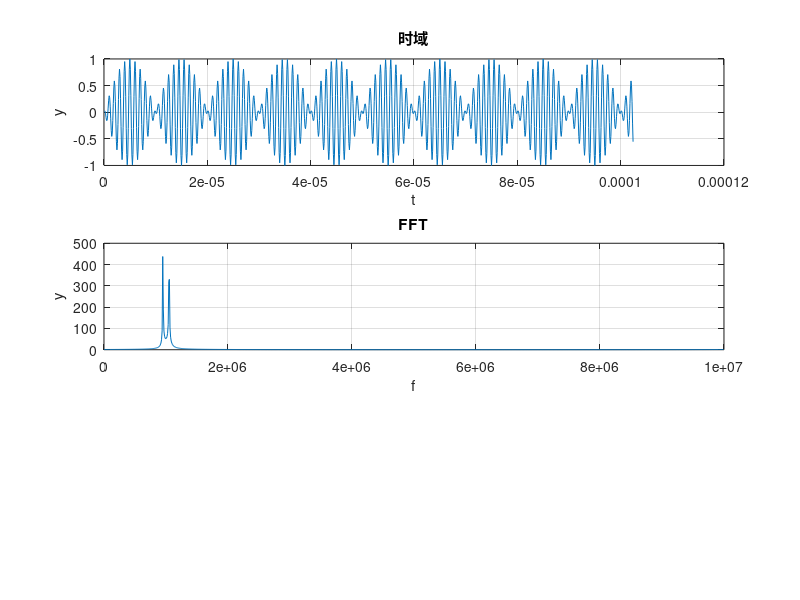

MATLAB code for this plot:
clear all;
clc;

N = 1024;
n = 1 : N;
fs = 10000000; %10Mhz
t = n / fs;

%signal
f1 = 1000000; %1Mhz
f2 = 50000; %50khz
y = sin(2 * pi * f2 * t) .* exp(1i * (2 * pi * f1 * t));


subplot(3, 1, 1);
plot(t, y); %ignore img
title("时域");
xlabel('t');
ylabel('y');
grid on

%fft
f = (0 : N-1) * (fs / N);
fft_y = fft(y, N);
fft_y = abs(fft_y);

subplot(3, 1, 2);
plot(f, fft_y);
title("FFT");
xlabel('f');
ylabel('y');
grid on


